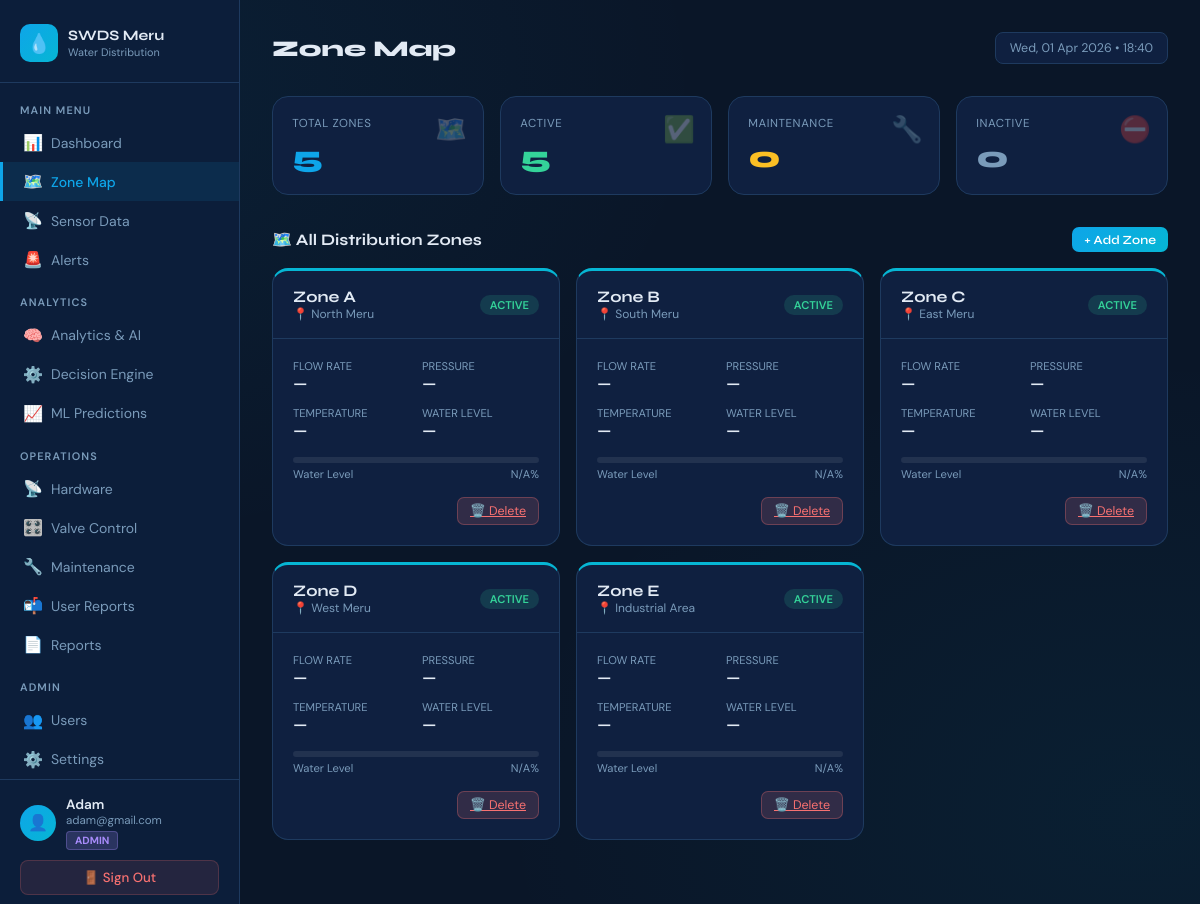
Page /zones.php (signed in) on the committed database.
### tables this page shows
CREATE TABLE `water_zones` (
  `id` int(11) NOT NULL AUTO_INCREMENT,
  `zone_name` varchar(100) NOT NULL,
  `location` varchar(150) DEFAULT NULL,
  `latitude` decimal(10,7) DEFAULT NULL,
  `longitude` decimal(10,7) DEFAULT NULL,
  `pipe_length_m` float DEFAULT NULL,
  `population` int(11) DEFAULT 0,
  `status` enum('active','inactive','maintenance') DEFAULT 'active',
  `valve_status` enum('OPEN','CLOSED') DEFAULT 'OPEN',
  `created_at` timestamp NOT NULL DEFAULT current_timestamp(),
  PRIMARY KEY (`id`)
);

### zones.php (the view, shortened to what this page needs)
<?php
session_start(); require_once __DIR__ . '/db.php';
$zones = $pdo->query("
    SELECT wz.*,
        sr.flow_rate, sr.pressure, sr.water_level, sr.temperature, sr.recorded_at
    FROM water_zones wz
    LEFT JOIN sensor_readings sr ON sr.id=(
        SELECT id FROM sensor_readings WHERE zone_id=wz.id ORDER BY recorded_at DESC LIMIT 1
    )
    ORDER BY wz.id ASC
")->fetchAll();
require_once __DIR__ . '/sidebar.php';
?>
<div class="stats-grid">
    <?php
    $counts = ['active'=>0,'inactive'=>0,'maintenance'=>0];
    foreach($zones as $z) $counts[$z['status']] = ($counts[$z['status']]??0)+1;
    ?>
    <div class="stat-card"><div class="stat-icon">🗺️</div><div class="stat-label">Total Zones</div><div class="stat-value c-blue"><?= count($zones) ?></div></div>
    <div class="stat-card"><div class="stat-icon">✅</div><div class="stat-label">Active</div><div class="stat-value c-green"><?= $counts['active'] ?></div></div>
    <div class="stat-card"><div class="stat-icon">🔧</div><div class="stat-label">Maintenance</div><div class="stat-value c-yellow"><?= $counts['maintenance'] ?></div></div>
    <div class="stat-card"><div class="stat-icon">⛔</div><div class="stat-label">Inactive</div><div class="stat-value c-muted"><?= $counts['inactive'] ?></div></div>
</div>
<div style="display:flex;justify-content:space-between;align-items:center;margin-bottom:1rem;">
    <div class="section-title" style="margin-bottom:0;">🗺️ All Distribution Zones</div>
    <button class="btn-primary btn-sm" onclick="document.getElementById('addModal').classList.add('open')">+ Add Zone</button>
</div>
<div style="display:grid;grid-template-columns:repeat(auto-fill,minmax(280px,1fr));gap:1rem;margin-bottom:2rem;">
    <?php foreach ($zones as $z): ?>
    <div class="card" style="border-top:3px solid <?= $z['status']==='active'?'var(--teal)':($z['status']==='maintenance'?'var(--yellow)':'var(--muted)') ?>">
        <div class="card-header">
            <div>
                <div style="font-family:'Syne',sans-serif;font-weight:700;"><?= htmlspecialchars($z['zone_name']) ?></div>
                <div style="font-size:0.75rem;color:var(--muted)">📍 <?= htmlspecialchars($z['location']) ?></div>
            </div>
            <span class="badge badge-<?= $z['status'] ?>"><?= ucfirst($z['status']) ?></span>
        </div>
        <div class="card-body">
            <div style="display:grid;grid-template-columns:1fr 1fr;gap:0.75rem;margin-bottom:1rem;">
                <div><div style="font-size:0.7rem;color:var(--muted);text-transform:uppercase">Flow Rate</div>
                    <div style="font-size:1rem;font-weight:600"><?= $z['flow_rate']!==null?$z['flow_rate'].' L/min':'—' ?></div></div>
                <div><div style="font-size:0.7rem;color:var(--muted);text-transform:uppercase">Pressure</div>
                    <div style="font-size:1rem;font-weight:600"><?= $z['pressure']!==null?$z['pressure'].' Bar':'—' ?></div></div>
                <div><div style="font-size:0.7rem;color:var(--muted);text-transform:uppercase">Temperature</div>
                    <div style="font-size:1rem;font-weight:600"><?= $z['temperature']!==null?$z['temperature'].' °C':'—' ?></div></div>
                <div><div style="font-size:0.7rem;color:var(--muted);text-transform:uppercase">Water Level</div>
                    <div style="font-size:1rem;font-weight:600"><?= $z['water_level']!==null?$z['water_level'].'%':'—' ?></div></div>
            </div>
            <?php $lvl=(float)($z['water_level']??0); $bc=$lvl<30?'low':($lvl<60?'medium':''); ?>
            <div class="bar-track"><div class="bar-fill <?= $bc ?>" style="width:<?= $lvl ?>%"></div></div>
            <div style="display:flex;justify-content:space-between;font-size:0.7rem;color:var(--muted);margin-top:4px;">
                <span>Water Level</span><span><?= $z['water_level']??'N/A' ?>%</span>
            </div>
            <div style="margin-top:1rem;display:flex;justify-content:flex-end;gap:8px;">
                <a href="zones.php?delete=<?= $z['id'] ?>"
                   onclick="return confirm('Delete this zone?')"
                   class="btn-danger btn-sm">🗑️ Delete</a>
            </div>
        </div>
    </div>
    <?php endforeach; ?>
</div>
</main></body></html>

### sidebar.php (style rules this page uses)
*, *::before, *::after { box-sizing: border-box; margin: 0; padding: 0; }
:root { --blue: #0ea5e9; --teal: #06b6d4; --green: #34d399; --yellow: #fbbf24; --red: #f87171; --purple: #a78bfa; --dark: #0a1628; --sidebar: #0c1e3a; --card: #0f2040; --border: #1e3a5f; --text: #e2eaf4; --muted: #7a9bba; }
body { font-family: 'DM Sans', sans-serif; background: var(--dark); color: var(--text); min-height: 100vh; display: flex; background-image: radial-gradient(ellipse at 5% 10%, rgba(14,165,233,0.07) 0%, transparent 40%), radial-gradient(ellipse at 95% 90%, rgba(6,182,212,0.06) 0%, transparent 40%); }
.card { background:var(--card); border:1px solid var(--border); border-radius:16px; }
.card-header { padding:1rem 1.25rem; border-bottom:1px solid var(--border); display:flex; justify-content:space-between; align-items:center; }
.card-body { padding:1.25rem; }
.stats-grid { display:grid; grid-template-columns:repeat(auto-fit,minmax(150px,1fr)); gap:1rem; margin-bottom:2rem; }
.stat-card { background:var(--card); border:1px solid var(--border); border-radius:16px; padding:1.2rem; position:relative; overflow:hidden; }
.stat-label { font-size:0.72rem; color:var(--muted); text-transform:uppercase; letter-spacing:0.05em; margin-bottom:8px; }
.stat-value { font-family:'Syne',sans-serif; font-size:1.9rem; font-weight:800; }
.stat-icon { position:absolute; top:1rem; right:1rem; font-size:1.6rem; opacity:0.3; }
.c-blue { color:var(--blue); }
.c-green { color:var(--green); }
.c-yellow { color:var(--yellow); }
.c-muted { color:var(--muted); }
.badge { display:inline-block; padding:3px 10px; border-radius:20px; font-size:0.7rem; font-weight:600; text-transform:uppercase; }
.badge-active { background:rgba(52,211,153,0.15); color:var(--green); }
.btn-primary { padding:10px 22px; background:linear-gradient(135deg,var(--blue),var(--teal)); border:none; border-radius:10px; color:#fff; font-size:0.9rem; font-weight:600; font-family:'Syne',sans-serif; cursor:pointer; transition:opacity 0.2s; }
.btn-danger { padding:8px 16px; background:rgba(248,113,113,0.15); border:1px solid rgba(248,113,113,0.3); border-radius:8px; color:var(--red); font-size:0.83rem; cursor:pointer; }
.btn-sm { padding:5px 12px; font-size:0.78rem; border-radius:7px; }
.section-title { font-family:'Syne',sans-serif; font-size:1rem; font-weight:700; margin-bottom:1rem; display:flex; align-items:center; gap:8px; }
.section-title::after { content:''; flex:1; height:1px; background:var(--border); }
.bar-track { height:6px; background:rgba(255,255,255,0.08); border-radius:99px; overflow:hidden; }

### rows in the picture
water_zones: id "5", population "0", zone_name "Zone E", location "Industrial Area", status "ACTIVE", water_level "N/A"
water_zones: zone_name "Zone A", location "North Meru", status "ACTIVE", water_level "N/A"
water_zones: zone_name "Zone B", location "South Meru", status "ACTIVE", water_level "N/A"
water_zones: zone_name "Zone C", location "East Meru", status "ACTIVE", water_level "N/A"
water_zones: zone_name "Zone D", location "West Meru", status "ACTIVE", water_level "N/A"

### other values in the picture
$user_name "Adam"
$user_email "adam@gmail.com"
$nav_role "ADMIN"
$page_title "Zone Map"
count($zones) "5"
